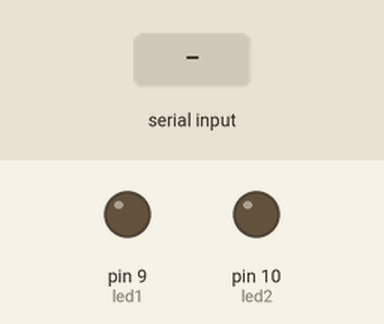
Bench run of a sketch on a simulated Arduino Uno, built with avr-gcc and run on an emulated ATmega328P. Shown: output pins drawn as LEDs (lit = HIGH). The inputs (shaded band) are chosen by the test bench.

Above: at 1.2 s.
1.3 s: "a" received over Serial
At 2.0 s:
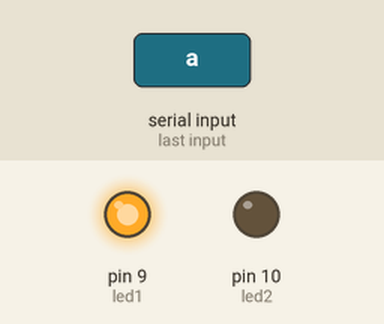
2.8 s: "b" received over Serial
At 3.1 s:
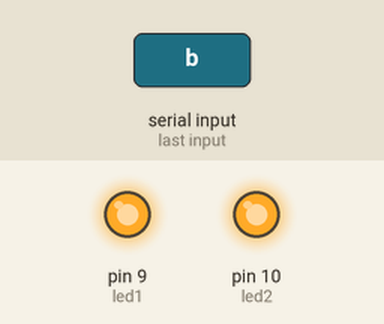
4.3 s: "c" received over Serial
At 5.5 s:
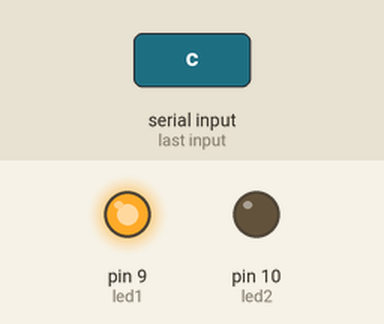
Timing chart, 0 to 7.3 s (numbered marks = the images above; inputs shaded):
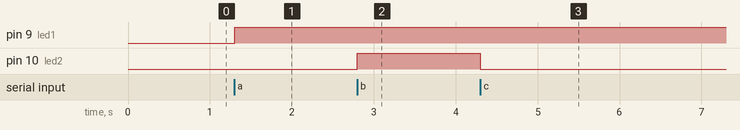

Measured:
- after the input at 1.3 s, pin 9 (led1): LOW → HIGH at once
- after the input at 2.8 s, pin 10 (led2): LOW → HIGH at once
- after the input at 4.3 s, pin 10 (led2): HIGH → LOW at once

The sketch:

main.ino
```cpp
int led1 = 9;
int led2 = 10;
char var;

void setup() {
  Serial.begin(9600);
  pinMode(led1, OUTPUT);
  pinMode(led2, OUTPUT);
}
void loop(){
  if (Serial.available()>0) {
    var = Serial.read();
    switch(var){
      case 'a':
        digitalWrite(led1, HIGH);
        break;
      case 'b':
        digitalWrite(led2, HIGH);
        break;
      case 'c':
        digitalWrite(led2, LOW);
        break;
      case 'd':
        digitalWrite(led2, LOW);
        break;
    }
  }
}
```
